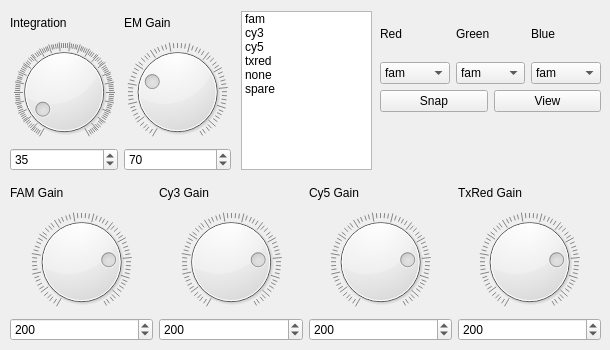
      <widget class="QWidget" name="tab_4">
       <attribute name="title">
        <string>Still Image</string>
       </attribute>
       <widget class="QWidget" name="layoutWidget_4">
        <property name="geometry">
         <rect>
          <x>10</x>
          <y>10</y>
          <width>221</width>
          <height>161</height>
         </rect>
        </property>
        <layout class="QGridLayout" name="gridLayout_22">
         <item row="0" column="0">
          <widget class="QLabel" name="label_57">
           <property name="text">
            <string>Integration</string>
           </property>
          </widget>
         </item>
         <item row="0" column="1">
          <widget class="QLabel" name="label_58">
           <property name="text">
            <string>EM Gain</string>
           </property>
          </widget>
         </item>
         <item row="1" column="0">
          <widget class="QDial" name="stillIntDial">
           <property name="maximum">
            <number>500</number>
           </property>
           <property name="value">
            <number>35</number>
           </property>
           <property name="wrapping">
            <bool>false</bool>
           </property>
           <property name="notchesVisible">
            <bool>true</bool>
           </property>
          </widget>
         </item>
         <item row="1" column="1">
          <widget class="QDial" name="stillGainDial">
           <property name="maximum">
            <number>255</number>
           </property>
           <property name="value">
            <number>70</number>
           </property>
           <property name="wrapping">
            <bool>false</bool>
           </property>
           <property name="notchesVisible">
            <bool>true</bool>
           </property>
          </widget>
         </item>
         <item row="2" column="0">
          <widget class="QSpinBox" name="stillIntSB">
           <property name="maximum">
            <number>500</number>
           </property>
           <property name="value">
            <number>35</number>
           </property>
          </widget>
         </item>
         <item row="2" column="1">
          <widget class="QSpinBox" name="stillEMGainSB">
           <property name="maximum">
            <number>255</number>
           </property>
           <property name="value">
            <number>70</number>
           </property>
          </widget>
         </item>
        </layout>
       </widget>
       <widget class="QWidget" name="layoutWidget_5">
        <property name="geometry">
         <rect>
          <x>10</x>
          <y>180</y>
          <width>591</width>
          <height>161</height>
         </rect>
        </property>
        <layout class="QGridLayout" name="gridLayout_23">
         <item row="0" column="0">
          <widget class="QLabel" name="label_59">
           <property name="text">
            <string>FAM Gain</string>
           </property>
          </widget>
         </item>
         <item row="0" column="1">
          <widget class="QLabel" name="label_60">
           <property name="text">
            <string>Cy3 Gain</string>
           </property>
          </widget>
         </item>
         <item row="0" column="2">
          <widget class="QLabel" name="label_61">
           <property name="text">
            <string>Cy5 Gain</string>
           </property>
          </widget>
         </item>
         <item row="0" column="3">
          <widget class="QLabel" name="label_62">
           <property name="text">
            <string>TxRed Gain</string>
           </property>
          </widget>
         </item>
         <item row="1" column="0">
          <widget class="QDial" name="stillFAMGainDial">
           <property name="maximum">
            <number>255</number>
           </property>
           <property name="value">
            <number>200</number>
           </property>
           <property name="wrapping">
            <bool>false</bool>
           </property>
           <property name="notchesVisible">
            <bool>true</bool>
           </property>
          </widget>
         </item>
         <item row="1" column="1">
          <widget class="QDial" name="stillCy3GainDial">
           <property name="maximum">
            <number>255</number>
           </property>
           <property name="value">
            <number>200</number>
           </property>
           <property name="wrapping">
            <bool>false</bool>
           </property>
           <property name="notchesVisible">
            <bool>true</bool>
           </property>
          </widget>
         </item>
         <item row="1" column="2">
          <widget class="QDial" name="stillCy5GainDial">
           <property name="maximum">
            <number>255</number>
           </property>
           <property name="value">
            <number>200</number>
           </property>
           <property name="wrapping">
            <bool>false</bool>
           </property>
           <property name="notchesVisible">
            <bool>true</bool>
           </property>
          </widget>
         </item>
         <item row="1" column="3">
          <widget class="QDial" name="stillTxRGainDial">
           <property name="maximum">
            <number>255</number>
           </property>
           <property name="value">
            <number>200</number>
           </property>
           <property name="wrapping">
            <bool>false</bool>
           </property>
           <property name="notchesVisible">
            <bool>true</bool>
           </property>
          </widget>
         </item>
         <item row="2" column="0">
          <widget class="QSpinBox" name="stillFAMGainSB">
           <property name="maximum">
            <number>255</number>
           </property>
           <property name="value">
            <number>200</number>
           </property>
          </widget>
         </item>
         <item row="2" column="1">
          <widget class="QSpinBox" name="stillCy3GainSB">
           <property name="maximum">
            <number>255</number>
           </property>
           <property name="value">
            <number>200</number>
           </property>
          </widget>
         </item>
         <item row="2" column="2">
          <widget class="QSpinBox" name="stillCy5GainSB">
           <property name="maximum">
            <number>255</number>
           </property>
           <property name="value">
            <number>200</number>
           </property>
          </widget>
         </item>
         <item row="2" column="3">
          <widget class="QSpinBox" name="stillTxRGainSB">
           <property name="maximum">
            <number>255</number>
           </property>
           <property name="value">
            <number>200</number>
           </property>
          </widget>
         </item>
        </layout>
       </widget>
       <widget class="QListWidget" name="stillFilterListLW">
        <property name="geometry">
         <rect>
          <x>241</x>
          <y>11</y>
          <width>131</width>
          <height>159</height>
         </rect>
        </property>
        <item>
         <property name="text">
          <string>fam</string>
         </property>
        </item>
        <item>
         <property name="text">
          <string>cy3</string>
         </property>
        </item>
        <item>
         <property name="text">
          <string>cy5</string>
         </property>
        </item>
        <item>
         <property name="text">
          <string>txred</string>
         </property>
        </item>
        <item>
         <property name="text">
          <string>none</string>
         </property>
        </item>
        <item>
         <property name="text">
          <string>spare</string>
         </property>
        </item>
       </widget>
       <widget class="QWidget" name="layoutWidget_6">
        <property name="geometry">
         <rect>
          <x>380</x>
          <y>11</y>
          <width>221</width>
          <height>101</height>
         </rect>
        </property>
        <layout class="QVBoxLayout" name="verticalLayout_5">
         <item>
          <layout class="QGridLayout" name="gridLayout_32">
           <item row="0" column="0">
            <widget class="QLabel" name="Redlabel_3">
             <property name="text">
              <string>Red</string>
             </property>
            </widget>
           </item>
           <item row="0" column="1">
            <widget class="QLabel" name="Greenlabel_3">
             <property name="text">
              <string>Green</string>
             </property>
            </widget>
           </item>
           <item row="0" column="2">
            <widget class="QLabel" name="Bluelabel_3">
             <property name="text">
              <string>Blue</string>
             </property>
            </widget>
           </item>
           <item row="1" column="0">
            <widget class="QComboBox" name="stillRedSB">
             <item>
              <property name="text">
               <string>fam</string>
              </property>
             </item>
             <item>
              <property name="text">
               <string>cy5</string>
              </property>
             </item>
             <item>
              <property name="text">
               <string>cy3</string>
              </property>
             </item>
             <item>
              <property name="text">
               <string>txr</string>
              </property>
             </item>
             <item>
              <property name="text">
               <string>none</string>
              </property>
             </item>
            </widget>
           </item>
           <item row="1" column="1">
            <widget class="QComboBox" name="stillGreenSB">
             <item>
              <property name="text">
               <string>fam</string>
              </property>
             </item>
             <item>
              <property name="text">
               <string>cy5</string>
              </property>
             </item>
             <item>
              <property name="text">
               <string>cy3</string>
              </property>
             </item>
             <item>
              <property name="text">
               <string>txr</string>
              </property>
             </item>
             <item>
              <property name="text">
               <string>none</string>
              </property>
             </item>
            </widget>
           </item>
           <item row="1" column="2">
            <widget class="QComboBox" name="stillBlueSB">
             <item>
              <property name="text">
               <string>fam</string>
              </property>
             </item>
             <item>
              <property name="text">
               <string>cy5</string>
              </property>
             </item>
             <item>
              <property name="text">
               <string>cy3</string>
              </property>
             </item>
             <item>
              <property name="text">
               <string>txr</string>
              </property>
             </item>
             <item>
              <property name="text">
               <string>none</string>
              </property>
             </item>
            </widget>
           </item>
          </layout>
         </item>
         <item>
          <layout class="QGridLayout" name="gridLayout_33">
           <item row="0" column="1">
            <widget class="QPushButton" name="stillViewPB">
             <property name="text">
              <string>View</string>
             </property>
            </widget>
           </item>
           <item row="0" column="0">
            <widget class="QPushButton" name="stillSnapPB">
             <property name="text">
              <string>Snap</string>
             </property>
            </widget>
           </item>
          </layout>
         </item>
        </layout>
       </widget>
      </widget>
